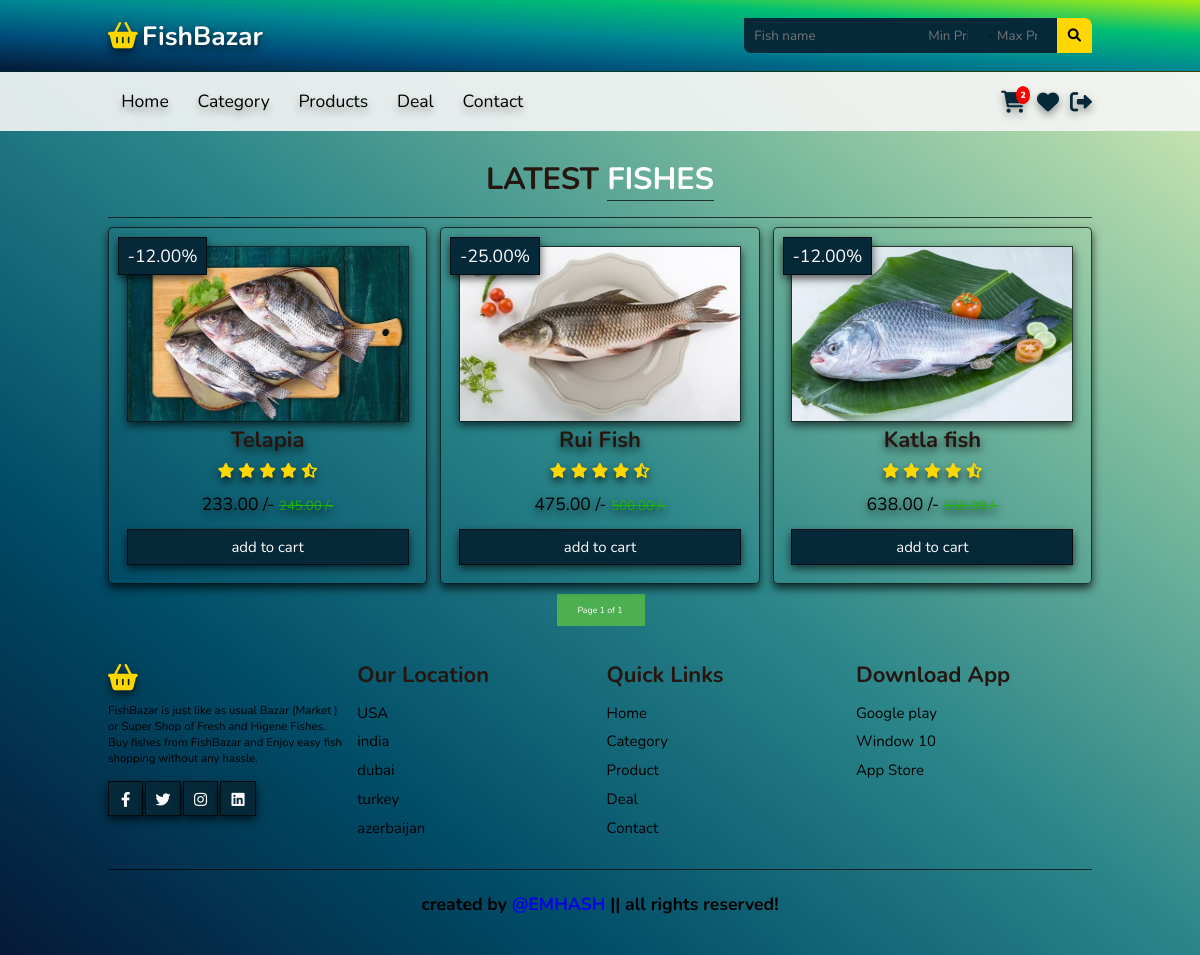
The app's page /products/ (signed in) with its own data.
### users/models.py (models this page shows, shortened)
class User(AbstractBaseUser, PermissionsMixin):
    email = models.EmailField(unique=True, null=False)
    is_staff = models.BooleanField(
        gettext_lazy('I am staff'),
        default=False,
    help_text = gettext_lazy('If the user is admin stuff of this site then can see admin panel')
    )
    is_active = models.BooleanField(
        gettext_lazy('account active'),
        default=True,
        help_text=gettext_lazy('A user should be treated as active. Admin can unselect this instead of deleting accounts')
    )
    ROLE_CHOICES = (
        ('admin', 'Admin'),
        ('customer', 'Customer'),
    )
    role = models.CharField(
        max_length=20,
        choices=ROLE_CHOICES,
        default='admin',
    )
    USERNAME_FIELD = 'email'
    objects = MyCustomManager()

class CommonBaseModel(models.Model):
    uid = models.UUIDField(primary_key=True, default= uuid.uuid4, editable=False)
    created_at = models.DateTimeField(auto_now_add=True)
    updated_at = models.DateTimeField(auto_now=True)
    class Meta:
        abstract = True

class Profile(CommonBaseModel):
    user = models.OneToOneField(User, on_delete=models.CASCADE, related_name='profile')
    details_filled = models.BooleanField(default=False)
    image = models.ImageField(upload_to="UserImages",default="default.jpg")
    age = models.DateField(auto_now=False, auto_now_add=False, null=True)
    address = models.CharField( max_length=500,null=True)

### market/models.py (models this page shows, shortened)
class CommonBaseModel(models.Model):
    uid = models.UUIDField(primary_key=True, default= uuid.uuid4, editable=False)
    created_at = models.DateTimeField(auto_now_add=True)
    updated_at = models.DateTimeField(auto_now=True)
    class Meta:
        abstract = True

class Fish(CommonBaseModel):
    name = models.CharField(max_length=100)
    image = models.ImageField(upload_to="Fishes")
    price = models.DecimalField(max_digits=10, decimal_places=2)
    category = models.ForeignKey(Category, on_delete=models.CASCADE)
    discount = models.DecimalField(max_digits=5, decimal_places=2, blank=True, null=True)
    def discounted_price(self):
        if self.discount:
            return self.price - self.discount
        else:
            return self.price

### market/views.py (the view)
# urls.py: path("products/", views.products, name="products" ),
@login_required()
def products(request):
    fishes = Fish.objects.all().order_by('price')
    obj = ObjectMaster(request=request,the_query=fishes)
    search,filtered = obj.Searching(FilteredQuery=FishFilter)
    pg = obj.Paginate(query=filtered ,no_of_object=50)
    context ={
        "fishes":pg,
        "searching":search,
    }
    return render(request, "frontend/products.html", context)

### market/shortcuts.py (called while the page is built)
    def Paginate(self, query=None , no_of_object = 5):
        if query is None:
            query=self.the_query
        '''In this method pass how many object per page you want to show if you wish. '''
        if self.the_query:
            pg = Paginator( query, no_of_object)
            page_number = self.request.GET.get('page')
            q_per_page = pg.get_page(page_number)
        else:
            q_per_page = None
            print("Add an object to perform pagination adding.")
        return q_per_page

    def Searching(self, FilteredQuery):
        if self.the_query:
            search_option = FilteredQuery(self.request.GET, queryset=self.the_query)
            filtered_query = search_option.qs
        else:
            search_option = None
            filtered_query = None
            print('Add a query object as constructor.')
        return search_option , filtered_query

### market/templatetags/common.py (called while the page is built)
@register.filter
def cart_data(user):
    if user:
        if Order.objects.filter(user = user, payment=False).exists():
            carts = CartItem.objects.filter(user=user, purchased = False)
    else:
        carts = None
    if carts:
        item = carts.count()
        return item
    else:
        item = 0
        return item

### templates/frontend/products.html (shortened to what this page needs)
{% extends "frontend/base/base.html" %}
{% load static %}
{% block content %}
<section class="product" id="product">
    <h1 class="heading">latest <span>Fishes</span></h1>
    <div class="box-container">
        {% for row in fishes %}
        <div class="box">
            <span class="discount">-{{ row.discount }}%</span>
            <img decoding="async" src="{{ row.image.url }}" alt="">
            <h3>{{ row.name }}</h3>
            <div class="stars">
                <i class="fas fa-star"></i>
                <i class="fas fa-star"></i>
                <i class="fas fa-star"></i>
                <i class="fas fa-star"></i>
                <i class="fas fa-star-half-alt"></i>
            </div>
            <div class="price">{{ row.discounted_price }} /- <span>{{ row.price }} /-</span></div>
            <a href="{% url 'cart_view' row.uid %}" class="btn">add to cart</a>
        </div>
        {% endfor %}
    </div>
    <div class="pagination d-flex justify-content-between align-items-center">
        <span class="current text-muted">
          Page {{ fishes.number }} of {{ fishes.paginator.num_pages }}
        </span>
      </div>
</section>
{% endblock content %}

### templates/frontend/base/base.html (shortened to what this page needs)
{% load common %}
{% load static %}
<!DOCTYPE html>
<html lang="en">
  <head>
    <link rel="stylesheet" href="https://cdnjs.cloudflare.com/ajax/libs/font-awesome/6.0.0-beta3/css/all.min.css">
    <link rel="stylesheet" href="{% static "css/style.css" %}">
  </head>
  <body>
    <header>
      <div class="header1">
        <a href="#" class="logo"><i class="fas fa-shopping-basket"></i>FishBazar</a>
        <form action="/products/?" >
          <div class="search-local">
            <input class="input1" name = "name" type="text" placeholder="Fish name">
            <input class="input2"  type="number" name="price_min"  placeholder="Min Price"><span>-</span>
            <input class="input2" type="number" name="price_max" placeholder="Max Price">
            <button type="submit">
              <i class="fas fa-search"> </i>
            </button>
          </div>
        </form>
      </div>
      <div class="header2">
        <nav class="navbar">
          <a href="{% url "homepage" %}">Home</a>
          <a href="#category">Category</a>
          <a href="{% url "products" %}">Products</a>
          <a href="#deal">Deal</a>
          <a href="#contact">Contact</a>
        </nav>
        <div class="icons">
          {% if user.is_authenticated %}
          <a href="{% url "cart" %}" class="fas fa-shopping-cart"><span>{{ request.user.profile | cart_data }}</span></a>
          <a href="#" class="fas fa-heart">{% if fav_item %}<span>{{fav_item}}</span>{% endif %}</a>
          <a href="{% url "logout_view" %}" class="fas fa-sign-out-alt"></a>
          {% else %}
          <a href="{% url "cart" %}" class="fas fa-shopping-cart"><span></span></a>
          <a href="#" class="fas fa-heart">{% if fav_item %}<span>{{fav_item}}</span>{% endif %}</a>
          <a href="{% url "loginpage" %}" class="fas fa-user-circle"></a>
          {% endif %}
        </div>
      </div>
    </header>
    {% block content %}{% endblock content %}
    <section class="footer">
      <div class="box-container">
        <div class="box">
          <a href="" class="logo"><i class="fas fa-shopping-basket"></i></a>
          <p>
            FishBazar is just like as usual Bazar (Market ) or Super Shop of Fresh and Higene Fishes.
            Buy fishes from FishBazar and Enjoy easy fish shopping without any hassle.
          </p>
          <div class="share">
            <a href="#" class="btn fab fa-facebook-f"></a>
            <a href="#" class="btn fab fa-twitter"></a>
            <a href="#" class="btn fab fa-instagram"></a>
            <a href="#" class="btn fab fa-linkedin"></a>
          </div>
        </div>
        <div class="box">
          <h3>Our Location</h3>
          <div class="links">
            <a href="#">USA</a>
            <a href="#">india</a>
            <a href="#">dubai</a>
            <a href="#">turkey</a>
            <a href="#">azerbaijan</a>
          </div>
        </div>
        <div class="box">
          <h3>Quick Links</h3>
          <div class="links">
            <a href="#">Home</a>
            <a href="#">Category</a>
            <a href="#">Product</a>
            <a href="#">Deal</a>
            <a href="#">Contact</a>
          </div>
        </div>
        <div class="box">
          <h3>Download App</h3>
          <div class="links">
            <a href="#">Google play</a>
            <a href="#">Window 10</a>
            <a href="#">App Store</a>
          </div>
        </div>
      </div>
      <h1 class="credit"> created by <a class="nav-link" href="https://ashiq.my.id/"> @EMHASH </a> || all rights reserved! </h1>
    </section>
  </body>
</html>

### records on screen
User: user.profile|cart_data "2"
Fish: discount "12.00", image (picture), name "Telapia", discounted_price "233.00", price "245.00"
Fish: discount "25.00", image (picture), name "Rui Fish", discounted_price "475.00", price "500.00"
Fish: discount "12.00", image (picture), name "Katla fish", discounted_price "638.00", price "650.00"

### other values on screen
{{ fishes.number }} "1"
{{ fishes.paginator.num_pages }} "1"
